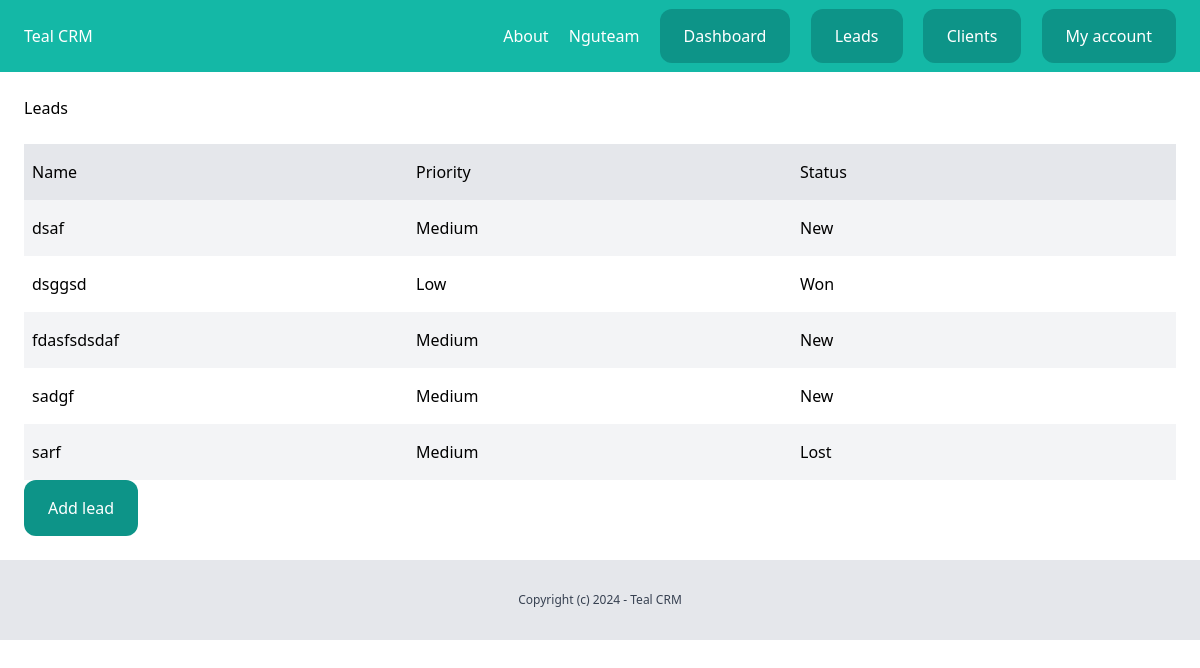
Screenshot of /dashboard/leads/ (signed in) with the database file from the repository.
### team/models.py (models this page shows, shortened)
class Team(models.Model):
    plan = models.ForeignKey(Plan, related_name='teams', blank=True, null=True, on_delete=models.CASCADE)
    name = models.CharField(max_length=100)
    members = models.ManyToManyField(User, related_name='teams')
    created_by = models.ForeignKey(User, related_name='created_teams', on_delete=models.CASCADE)
    created_at = models.DateTimeField(auto_now_add=True)

### leads/models.py (models this page shows, shortened)
class Lead(models.Model):
    LOW = 'low'
    MEDIUM = 'medium'
    HIGH = 'high'
    CHOICES_PRIORITY = (
        (LOW, 'Low'),
        (MEDIUM, 'Medium'),
        (HIGH, 'High')
    )
    NEW = 'new'
    CONTACTED = 'contacted'
    WON = 'won'
    LOST = 'lost'
    CHOICES_STATUS = (
        (NEW, 'New'),
        (CONTACTED, 'Contacted'),
        (WON, 'Won'),
        (LOST, 'Lost')
    )
    team = models.ForeignKey(Team, related_name="leads", on_delete=models.CASCADE)
    name = models.CharField(max_length=255)
    email = models.EmailField()
    description = models.TextField(blank=True, null=True)
    priority = models.CharField(max_length=10, choices=CHOICES_PRIORITY, default=MEDIUM)
    status = models.CharField(max_length=10, choices=CHOICES_STATUS, default=NEW)
    converted_to_client = models.BooleanField(default=False)
    created_by = models.ForeignKey(User, related_name='leads', on_delete=models.CASCADE)
    created_at = models.DateTimeField(auto_now_add=True)
    modified_at = models.DateTimeField(auto_now=True)
    class Meta:
        ordering = ('name',)

### leads/views.py (the view)
# urls.py: path('', views.LeadListView.as_view(), name="list"),
class LeadListView(LoginRequiredMixin, ListView):
    model = Lead
    def get_queryset(self) -> QuerySet[Any]:
        queryset = super(LeadListView, self).get_queryset()
        return queryset.filter(created_by=self.request.user, converted_to_client=False)

### team/context_processors.py (called while the page is built)
def active_team(request):
    if request.user.is_authenticated:
        if request.user.userprofile.active_team:
            active_team = request.user.userprofile.active_team
        else:
            active_team = Team.objects.filter(created_by=request.user)[0]
    else:
        active_team = None
    return {'active_team': active_team}

### leads/templates/leads/lead_list.html (shortened to what this page needs)
{% extends "core/base.html" %}
{% block content %}
<div class="py-6 px-6">
        <h1 class="mb-4 texl-xl">Leads</h1>
        <div class="mt-6 flex justify-between">
                <p class="py-4 px-2 bg-gray-200 font-semifold w-full">Name</p>
                <p class="py-4 px-2 bg-gray-200 font-semifold w-full">Priority</p>
                <p class="py-4 px-2 bg-gray-200 font-semifold w-full">Status</p>
        </div>
        {% for lead in object_list %}
                <div class="flex justify-between">
                        <p class="py-4 px-2 w-full {% cycle 'bg-gray-100' '' %}">
                                <a href="{% url 'leads:detail' lead.id %}">{{lead.name}}</a>
                        </p>
                        <p class="py-4 px-2 w-full {% cycle 'bg-gray-100' '' %}">{{lead.get_priority_display}}</p>
                        <p class="py-4 px-2 w-full {% cycle 'bg-gray-100' '' %}">{{lead.get_status_display}}</p>
                </div>
        {% empty %}
                <p>There are no lead in database yet...</p>
        {% endfor %}
        <a href="{% url 'leads:add' %}" class="inline-block py-4 px-6 bg-teal-600 rounded-xl text-white">Add lead</a>
</div>
{% endblock content %}

### core/templates/core/partials/nav.html
<nav class="py-6 px-6 flex justify-between bg-teal-500">
    <a href="/" class="text-white">Teal CRM</a>
    <div class="space-x-4">
        <a href="{% url 'about' %}" class="text-white">About</a>
        {% if request.user.is_authenticated %}
            <a href="{% url 'team:detail' active_team.id %}" class="text-white">{{ active_team.name }}</a>
            <a href="{% url 'dashboard:dashboard' %}" class="py-4 px-6 bg-teal-600 rounded-xl text-white">Dashboard</a>
            <a href="{% url 'leads:list' %}" class="py-4 px-6 bg-teal-600 rounded-xl text-white">Leads</a>
            <a href="{% url 'clients:list' %}" class="py-4 px-6 bg-teal-600 rounded-xl text-white">Clients</a>
            <a href="{% url 'userprofile:myaccount' %}" class="py-4 px-6 bg-teal-600 rounded-xl text-white">My account</a>
        {% else %}
            <a href="{% url 'login' %}" class="py-4 px-6 bg-teal-600 rounded-xl text-white">Log in</a>
            <a href="{% url 'userprofile:signup' %}" class="py-4 px-6 bg-teal-300 rounded-xl text-white">Sign up</a>
        {% endif %}
    </div>
</nav>

### rows the page displays
Team: name "Nguteam"
Lead: name "dsaf", priority "Medium", status "New"
Lead: name "dsggsd", priority "Low", status "Won"
Lead: name "fdasfsdsdaf", priority "Medium", status "New"
Lead: name "sadgf", priority "Medium", status "New"
Lead: name "sarf", priority "Medium", status "Lost"
